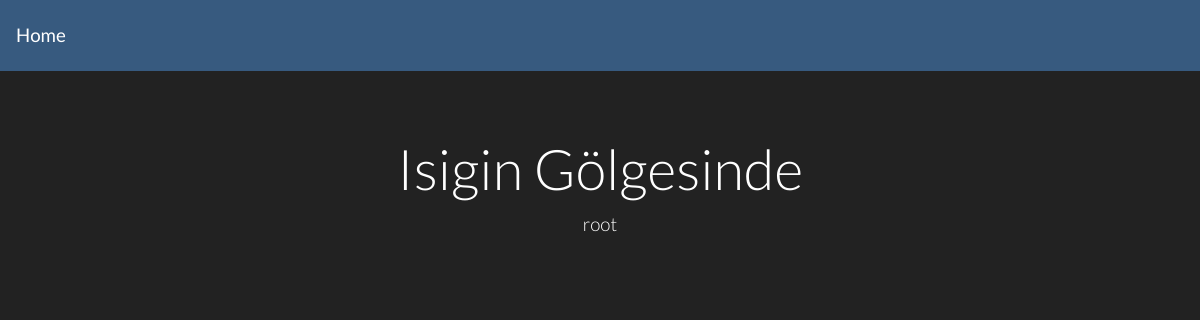
Page /campaigns/3/3/sessions/ (signed in) on the earlier database version.
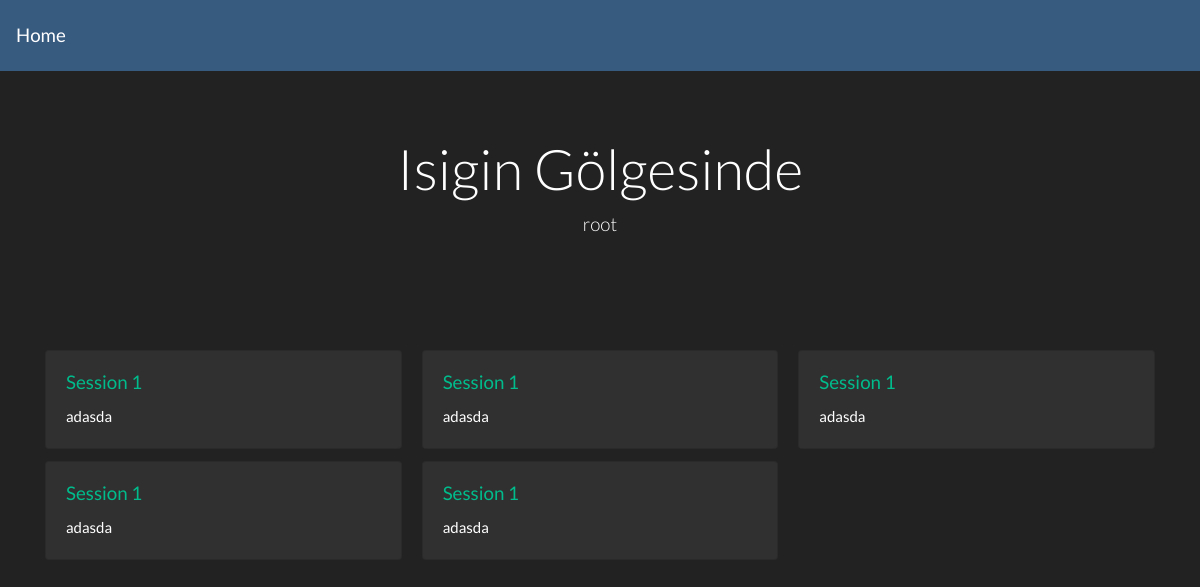
Same page on the later database version.
### mainapp/models.py (models this page shows)
class Session(models.Model):
    order = models.IntegerField()
    description = models.CharField(max_length=1000, blank=True)
    campaign = models.ForeignKey("Campaign", null=True, on_delete=models.SET_NULL)
    game_master_log = models.TextField(blank=True)

### mainapp/views.py (the view)
# urls.py: path('campaigns/<int:pk>/<int:charid>/sessions/', SessionsView.as_view(), name='sessions'),
class SessionsView(ListView):
    model = Session
    template_name = 'sessions.html'
    context_object_name = 'sessions'
    def get_context_data(self, **kwargs):
        campaign_id = self.kwargs['pk']
        campaign = Campaign.objects.get(id=campaign_id)
        context = super(SessionsView, self).get_context_data(**kwargs)
        context['campaign'] = campaign
        return context
    def get_queryset(self):
        campaign_id = self.kwargs['pk']
        campaign = Campaign.objects.get(id=campaign_id)
        sessions = Session.objects.filter(campaign=campaign).order_by('order')
        return sessions
    @method_decorator(user_passes_test(lambda u: u.is_authenticated))
    def dispatch(self, *args, **kwargs):
        return super(SessionsView, self).dispatch(*args, **kwargs)

### mainapp/templates/sessions.html (shortened to what this page needs)
{% extends 'campaign-layout.html' %}
{% block campaign_name %} {{ campaign.name }}{% endblock %}
{% block gm_name %} {{ campaign.game_master.username }}{% endblock %}
{% block content %}
    <div class="card-columns">
        {% for session in sessions %}
            <div class="card">
                <div class="card-body">
                    <a href="{% url 'session-profile' pk=request.resolver_match.kwargs.pk charid=request.resolver_match.kwargs.charid sessionid=session.id %}">
                        <h5 class="card-title">Session {{ session.order }}</h5>
                    </a>
                    <p class="card-text">{{ session.description }}</p>
                </div>
            </div>
        {% endfor %}
    </div>
{% endblock %}

Differences in the rows shown:
added Session: order "1", description "adasda"
added Session: order "1", description "adasda"
added Session: order "1", description "adasda"
added Session: order "1", description "adasda"
added Session: order "1", description "adasda"
